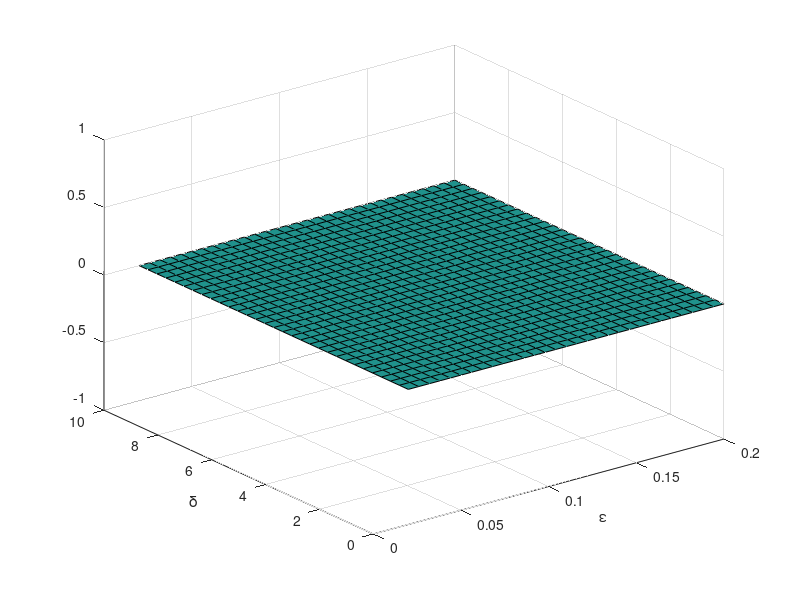

MATLAB code to generate this figure:
n = 50;
dx = 1/(n+1);
DX=(-1*diag(ones(1,n-1),-1)+1*diag(ones(1,n-1),1));
DX(1,1) = -2;
DX(1,2) = 2;
DX(end,end) = 2;
DX(end,end-1) = -2;


DXX=(1*diag(ones(1,n-1),-1)+1*diag(ones(1,n-1),1)-2*diag(ones(1,n)));
DXX(1,1) = 0;
DXX(1,2) = 0;
DXX(end,end) = 0;
DXX(end,end-1) = 0;

DXXXX=(1*diag(ones(1,n-2),-2)+1*diag(ones(1,n-2),2)-4*diag(ones(1,n-1),-1)-4*diag(ones(1,n-1),1)+6*diag(ones(1,n)));
DXXXX(1,1) = -5;
DXXXX(1,2) = 14;
DXXXX(1,3) = -14;
DXXXX(1,4) = 6;
DXXXX(1,5) = -1;

DXXXX(end,end) = -5;
DXXXX(end,end-1) = 14;
DXXXX(end,end-2) = -14;
DXXXX(end,end-3) = 6;
DXXXX(end,end-4) = -1;

DXXXX(2,1) = -2;
DXXXX(2,2) = 5;
DXXXX(2,3) = -4;
DXXXX(2,4) = 1;

DXXXX(end-1,end) = -2;
DXXXX(end-1,end-1) = 5;
DXXXX(end-1,end-2) = -4;
DXXXX(end-1,end-3) = 1;


DX=1/(2*dx)*DX;
DXX = 1/(dx^2)*DXX;
DXXXX=1/(dx^4)*DXXXX;

DXXXX = sparse(DXXXX);
DXX = sparse(DXX);
DX = sparse(DX);



epsx = zeros(19,1);
energy = zeros(19,1);

xt = zeros(31,31);
yt = zeros(31,31);
zt = zeros(31,31);

for i = 0:30
    for j = 0:30
        eps = 0.02+i/30*(0.2-0.02);
        del = j/30*(10);
        xt(i+1,j+1) = eps;
        yt(i+1,j+1) = del;
        try
            
            load(strcat('e',num2str(eps),'d',num2str(del),'n50m50t0.03.mat'));
            zt(i+1,j+1) = functional2d(reshape(u(end,:),[n,n]),DX,DXX,del,eps);
            
        catch ME
        
        end
    end
end
surf(xt,yt,zt)
xlabel('\epsilon');
ylabel('\delta');
